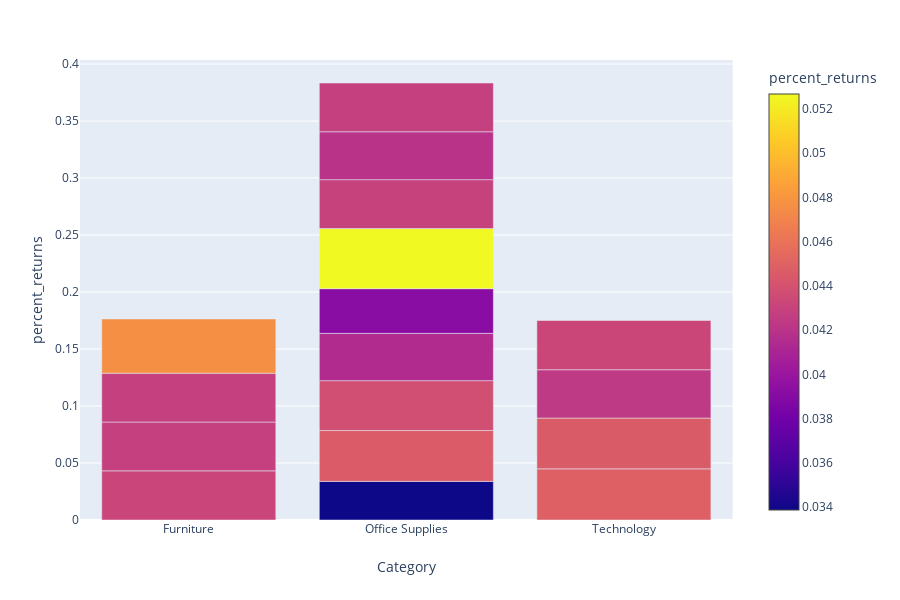

Notebook source saved alongside this figure:
### Code cell
fig = px.bar(subcats,x='Category', y='percent_returns', color = 'percent_returns')
fig.show()

### Figure 1 — Plotly figure (JSON) as saved in the notebook; plotly's stock layout.template omitted (floating-point values rounded to 4 significant figures)
{"data": [{"alignmentgroup": "True", "hoverlabel": {"namelength": 0}, "hovertemplate": "Category=%{x}<br>percent_returns=%{marker.color}", "legendgroup": "", "marker": {"color": [0.04314, 0.04281, 0.0428, 0.04762, 0.03387, 0.04461, 0.04377, 0.04147, 0.03922, 0.05267, 0.04296, 0.04199, 0.04279, 0.04488, 0.04453, 0.0424, 0.04319], "coloraxis": "coloraxis"}, "name": "", "offsetgroup": "", "orientation": "v", "showlegend": false, "textposition": "auto", "type": "bar", "x": ["Furniture", "Furniture", "Furniture", "Furniture", "Office Supplies", "Office Supplies", "Office Supplies", "Office Supplies", "Office Supplies", "Office Supplies", "Office Supplies", "Office Supplies", "Office Supplies", "Technology", "Technology", "Technology", "Technology"], "xaxis": "x", "y": [0.04314, 0.04281, 0.0428, 0.04762, 0.03387, 0.04461, 0.04377, 0.04147, 0.03922, 0.05267, 0.04296, 0.04199, 0.04279, 0.04488, 0.04453, 0.0424, 0.04319], "yaxis": "y"}], "layout": {"barmode": "relative", "coloraxis": {"colorbar": {"title": {"text": "percent_returns"}}, "colorscale": [[0, "#0d0887"], [0.1111, "#46039f"], [0.2222, "#7201a8"], [0.3333, "#9c179e"], [0.4444, "#bd3786"], [0.5556, "#d8576b"], [0.6667, "#ed7953"], [0.7778, "#fb9f3a"], [0.8889, "#fdca26"], [1, "#f0f921"]]}, "height": 600, "legend": {"tracegroupgap": 0}, "margin": {"t": 60}, "xaxis": {"anchor": "y", "domain": [0, 0.98], "title": {"text": "Category"}}, "yaxis": {"anchor": "x", "domain": [0, 1], "title": {"text": "percent_returns"}}}}
